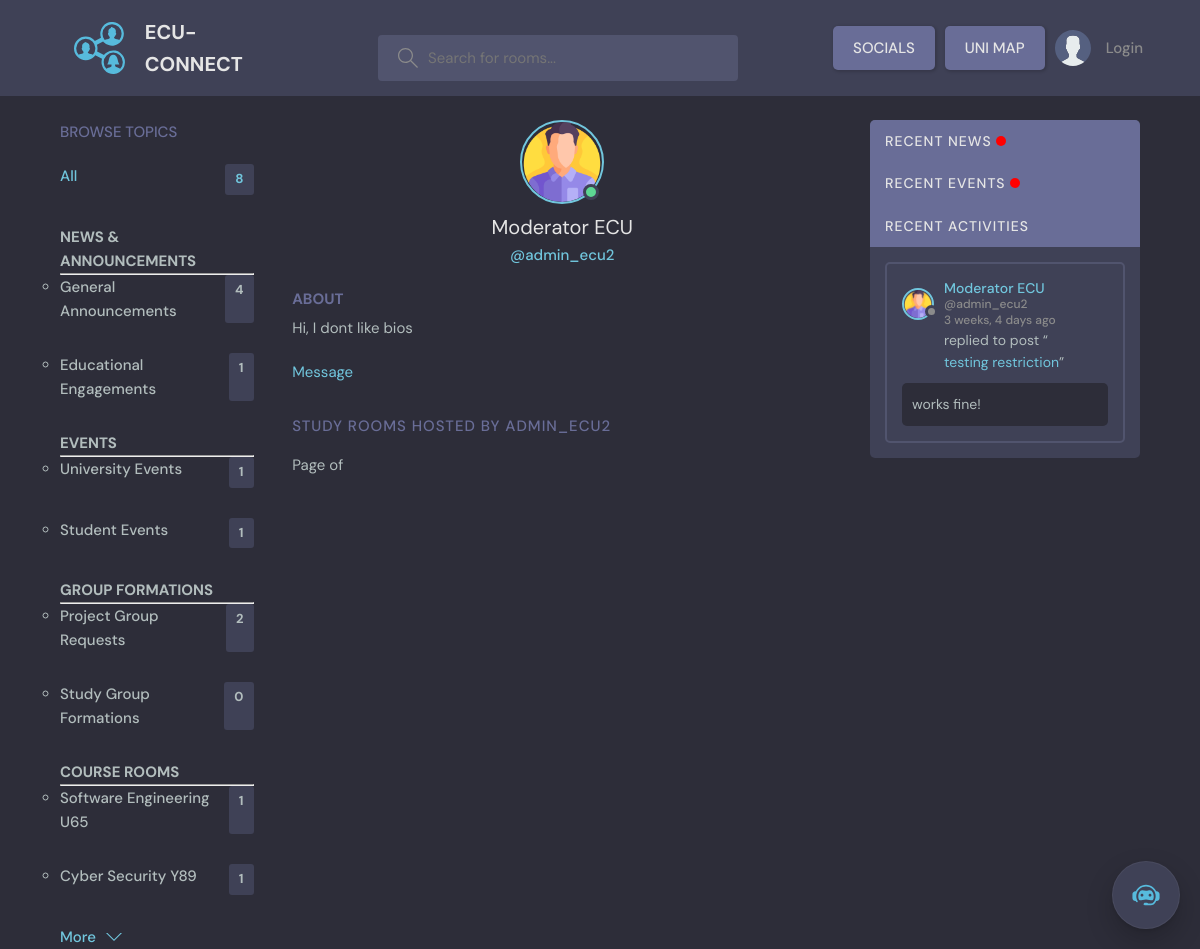
Before: /profile/2/ with the older database file.
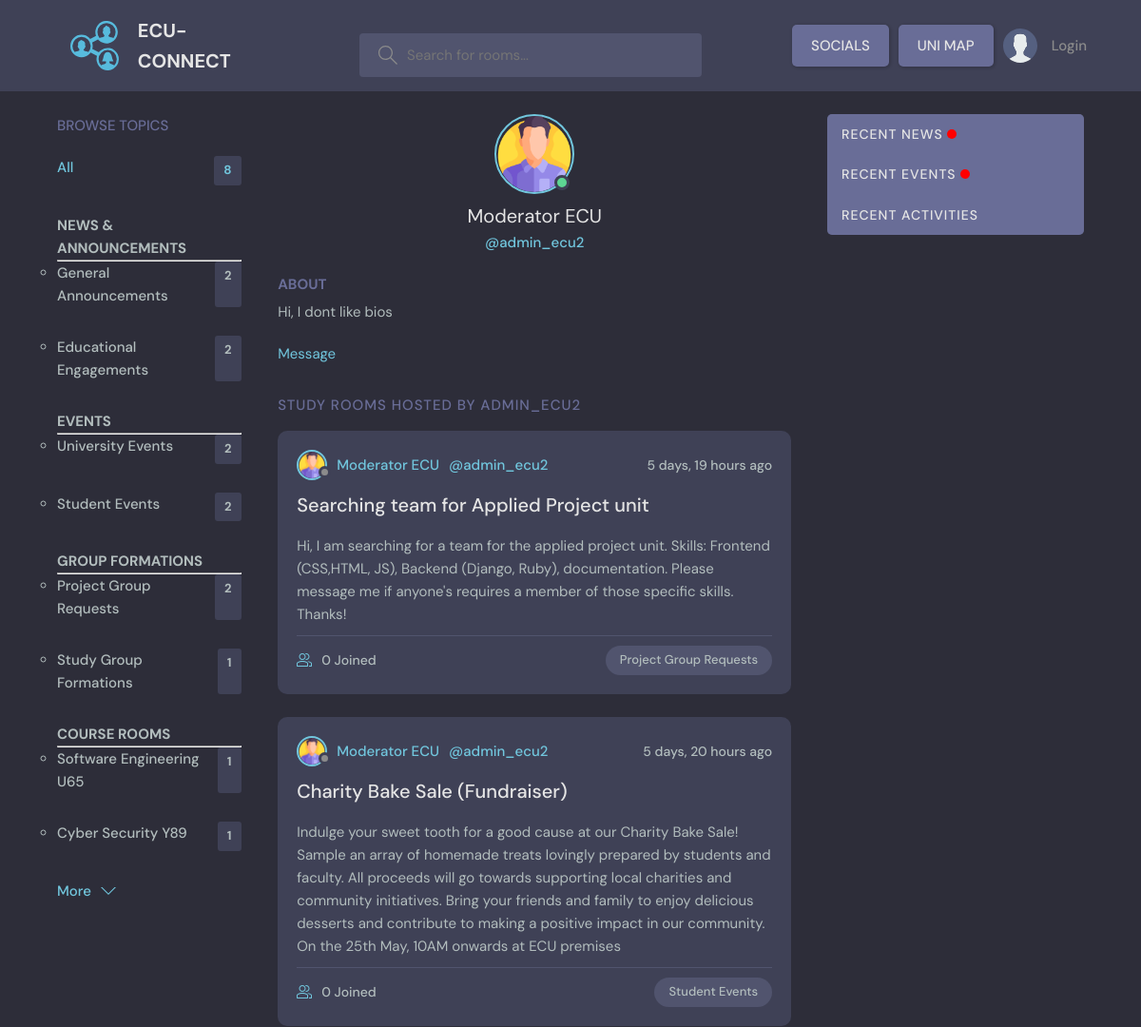
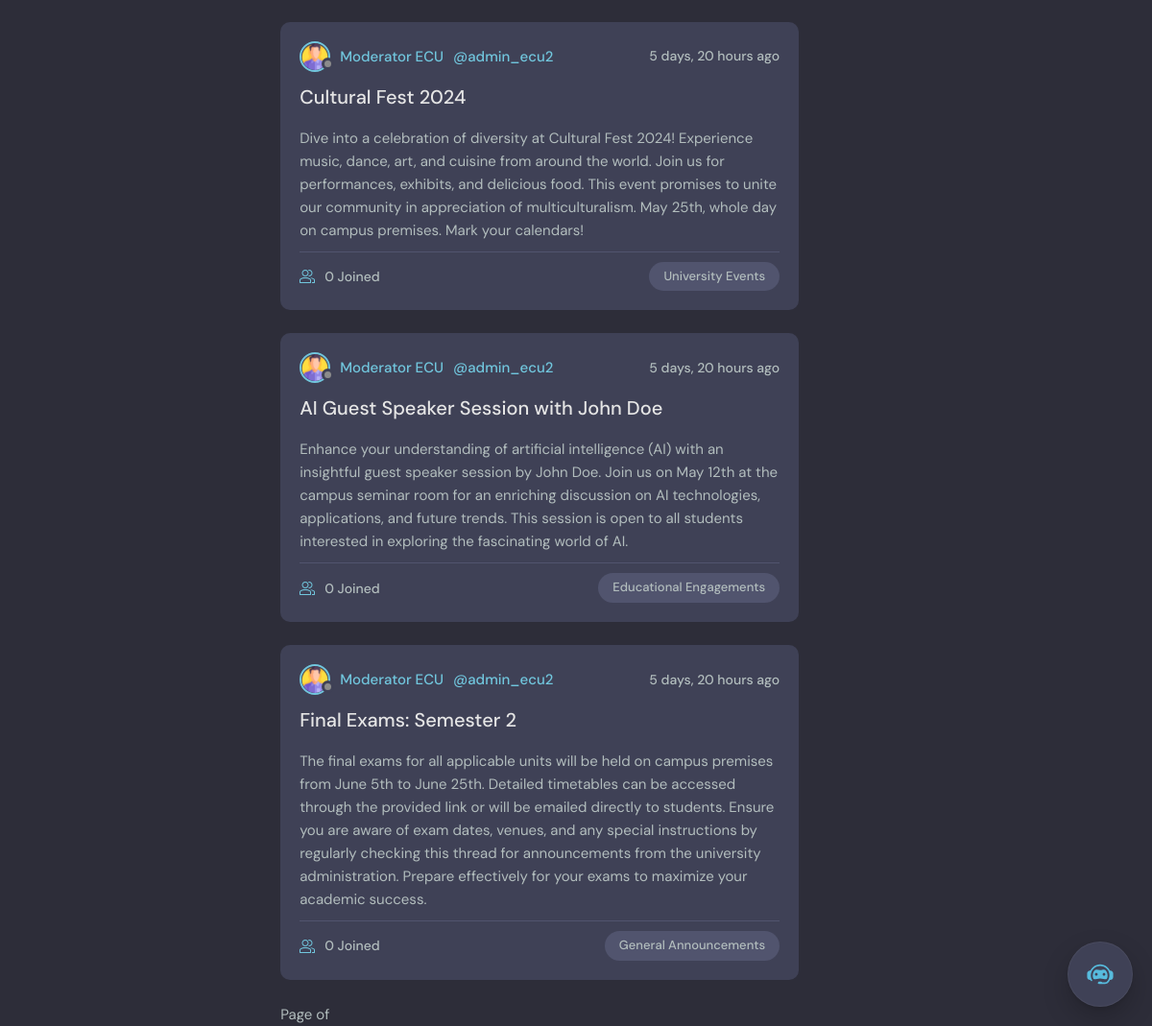
After: the same page with the newer database file (2 pictures, top to bottom).
### base/models.py (models this page shows, shortened)
class Topic(models.Model):
    name = models.CharField(max_length=200)

class Comment(models.Model):
    user = models.ForeignKey(User, on_delete=models.CASCADE)
    thread = models.ForeignKey(Thread, on_delete=models.CASCADE)
    body = models.TextField()
    updated = models.DateTimeField(auto_now= True)
    created = models.DateTimeField(auto_now_add= True)
    class Meta:
       ordering = ['-updated', '-created']

class User(AbstractUser):
    username = models.CharField(max_length=150, unique=True, null=True)
    name = models.CharField(max_length=200, null=True)
    email = models.EmailField(unique=True, null=True)
    bio = models.TextField(null=True)
    avatar = models.ImageField(null=True, default="avatar.svg")
    USERNAME_FIELD = 'email'
    REQUIRED_FIELDS = ['username']
    notifications = models.ManyToManyField(Notification, related_name='notifications', blank=True)

class Thread(models.Model):
    host = models.ForeignKey(User, on_delete = models.SET_NULL, null=True)
    topic = models.ForeignKey(Topic, on_delete = models.SET_NULL, null=True)
    name = models.CharField(max_length=200)
    description = models.TextField(null = True, blank = True)
    participants = models.ManyToManyField(User, related_name='participants', blank=True)
    updated = models.DateTimeField(auto_now= True)
    created = models.DateTimeField(auto_now_add= True)
    pinned = models.BooleanField(default=False)
    class Meta:
       ordering = ['-updated', '-created']
    def __str__(self):
        return self.name

### base/views.py (the view)
# urls.py: path('profile/<str:pk>/', views.userProfile, name="user_profile"),
def userProfile(request, pk):
    user = User.objects.get(id=pk)
    threads = user.thread_set.all()
    thread_comments = user.comment_set.all()
    topics = Topic.objects.all()
    context= {'user': user, 'threads': threads, 'thread_comments': thread_comments, 'topics': topics}
    return render(request, 'base/profile.html', context)

### base/templates/base/profile.html (shortened to what this page needs)
{% extends 'main.html' %}
{% block content %}
  <main class="profile-page layout layout--3">
    <div class="container">
      {% include 'base/topics_component.html' %}
      <div class="roomList">
        <div class="profile">
          <div class="profile__avatar">
            <div class="avatar avatar--large active">
              <img src="{{user.avatar.url}}" />
            </div>
          </div>
          <div class="profile__info">
            <h3>{{user.name}}</h3>
            <p>@{{user.username}}</p>
          </div>
          <div class="profile__about">
            <h3>About</h3>
            <p>
              {{user.bio}}
            </p>
          </div>
          {% if request.user.id != user.id %}
          <div class="profile__about">
            <a href="{% url 'chat' user.id %}">Message</a>
          </div>
          {% endif %}
        </div>
        <div class="roomList__header">
          <div>
            <h2>Study Rooms Hosted by {{user.username}}</a>
            </h2>
          </div>
        </div>
        {% include 'base/feed_component.html' %}
      </div>
      {% include 'base/activity_component.html' %}
    </div>
  </main>
{% endblock content %}

### base/templates/base/topics_component.html
        <div class="topics">
            <div class="topics__header">
              <h2>Browse Topics</h2>
            </div>
            <ul class="topics__list">
                <li>
                    <a href="{% url 'home' %}" class="active">All <span>{{topics.count}}</span></a>
                </li>
              <li>
                <h4>NEWS & ANNOUNCEMENTS</h4>
                <hr>
                <ul>
                  {% for topic in topics %}
                    {% if topic.name == "General Announcements" or topic.name == "Educational Engagements"  %}
                      <li><strong><a href="{% url 'home' %}?q={{topic.name}}">{{topic.name}}<span>{{topic.thread_set.all.count}}</span></a></strong></li>
                    {% endif %}
                  {% endfor %}
                </ul>
              </li>
              <li>
                <h4>EVENTS</h4>
                <hr>
                <ul>
                  {% for topic in topics %}
                  {% if topic.name == "University Events" or topic.name == "Student Events"  %}
                      <li><strong><a href="{% url 'home' %}?q={{topic.name}}">{{topic.name}}<span>{{topic.thread_set.all.count}}</span></a></strong></li>
                    {% endif %}
                  {% endfor %}
                </ul>
              </li>
              <li>
                <h4>GROUP FORMATIONS</h4>
                <hr>
                <ul>
                  {% for topic in topics %}
                  {% if topic.name == "Project Group Requests" or topic.name == "Study Group Formations"  %}
                      <li> <a href="{% url 'home' %}?q={{topic.name}}">{{topic.name}}<span>{{topic.thread_set.all.count}}</span></a></li>
                    {% endif %}
                  {% endfor %}
                </ul>
              </li>
              <li>
                <h4>COURSE ROOMS</h4>
                <hr>
                <ul>
                  {% for topic in topics %}
                  {% if topic.name == "Software Engineering U65" or topic.name == "Cyber Security Y89"  %}
                      <li><strong><a href="{% url 'home' %}?q={{topic.name}}">{{topic.name}}<span>{{topic.thread_set.all.count}}</span></a></strong></li>
                    {% endif %}
                  {% endfor %}
                </ul>
              </li>
            </ul>
            <a class="btn btn--link" href="topics.html">
              More
              <svg version="1.1" xmlns="http://www.w3.org/2000/svg" width="32" height="32" viewBox="0 0 32 32">
                <title>chevron-down</title>
                <path d="M16 21l-13-13h-3l16 16 16-16h-3l-13 13z"></path>
              </svg>
            </a>
          </div>

### base/templates/base/feed_component.html (shortened to what this page needs)
{% for thread in threads %}
<div class="roomListRoom">
    <div class="roomListRoom__header">
        <a href="{% url 'user_profile' thread.host.id %}" class="roomListRoom__author">
        <div class="avatar avatar--small">
            <img src="{{thread.host.avatar.url}}" />
        </div>
        <span>{{thread.host.name}}</span>
        <span>@{{thread.host.username}}</span>
        </a>
        <div class="roomListRoom__actions">
        <span>{{thread.created|timesince}} ago</span>
        </div>
    </div>
    <div class="roomListRoom__content">
        <a href="{% url 'thread' thread.id %}">{{thread.name}}</a>
        <p>
            {{ thread.description }}
        </p>
    </div>
    <div class="roomListRoom__meta">
        <a href="{% url 'thread' thread.id %}" class="roomListRoom__joined">
        {{thread.participants.all.count}} Joined
        </a>
        <p class="roomListRoom__topic">{{thread.topic.name}}</p>
    </div>
</div>
{% endfor %}
<div class="pagination">
    <span class="step-links">
        <span class="current">
            Page {{ threads.number }} of {{ threads.paginator.num_pages }}
        </span>
    </span>
</div>

### base/templates/base/activity_component.html (shortened to what this page needs)
<div class="activities">
  <div class="activities__header">
    <h2>RECENT NEWS <div class="flashing-light"></div></h2>
  </div>
    <div class="activities__header">
      <h2>RECENT EVENTS <div class="flashing-light"></div></h2>
    </div>
    <div class="activities__header">
      <h2>Recent Activities</h2>
    </div>
    {% for comment in thread_comments %}
    <div class="activities__box">
      <div class="activities__boxHeader roomListRoom__header">
        <a href="{% url 'user_profile' comment.user.id %}" class="roomListRoom__author">
          <div class="avatar avatar--small">
            <img src="{{comment.user.avatar.url}}" />
          </div>
          <p>
            {{comment.user.name}}
            <span>@{{comment.user.username}}</span>
            <span>{{comment.created|timesince}} ago</span>
          </p>
        </a>
      </div>
      <div class="activities__boxContent">
        <p>replied to post “<a href="{% url 'thread' comment.thread.id %}">{{comment.thread}}</a>”</p>
        <div class="activities__boxRoomContent">
            <p>{{comment.body}}</p>
        </div>
      </div>
    </div>
    {% endfor %}
  </div>

Changed rows visible on the page:
removed Comment: user.avatar (picture), user.name "Moderator ECU", user.username "admin_ecu2", created "3 weeks, 4 days", thread "testing restriction", body "works fine!"
computed for Topic "General Announcements": thread_set.all.count "4" → "2"
computed for Topic "Educational Engagements": thread_set.all.count "1" → "2"
computed for Topic "University Events": thread_set.all.count "1" → "2"
computed for Topic "Student Events": thread_set.all.count "1" → "2"
computed for Topic "Study Group Formations": thread_set.all.count "0" → "1"
added Thread: host.avatar (picture), host.name "Moderator ECU", host.username "admin_ecu2", created "5 days, 19 hours", name "Searching team for Applied Project unit", description "Hi, I am searching for a team for the applied project unit. Skills: Frontend (CSS,HTML, JS), Backend (Django, Ruby), documentation. Please message me if anyone's requires a member of those specific skills. Thanks!", participants.all.count "0", topic.name "Project Group Requests"
added Thread: host.avatar (picture), host.name "Moderator ECU", host.username "admin_ecu2", created "5 days, 20 hours", name "Charity Bake Sale (Fundraiser)", description "Indulge your sweet tooth for a good cause at our Charity Bake Sale! Sample an array of homemade treats lovingly prepared by students and faculty. All proceeds will go towards supporting local charities and community initiatives. Bring your friends and family to enjoy delicious desserts and contribute to making a positive impact in our community. On the 25th May, 10AM onwards at ECU premises", participants.all.count "0", topic.name "Student Events"
added Thread: host.avatar (picture), host.name "Moderator ECU", host.username "admin_ecu2", created "5 days, 20 hours", name "Cultural Fest 2024", description "Dive into a celebration of diversity at Cultural Fest 2024! Experience music, dance, art, and cuisine from around the world. Join us for performances, exhibits, and delicious food. This event promises to unite our community in appreciation of multiculturalism. May 25th, whole day on campus premises. Mark your calendars!", participants.all.count "0", topic.name "University Events"
added Thread: host.avatar (picture), host.name "Moderator ECU", host.username "admin_ecu2", created "5 days, 20 hours", name "AI Guest Speaker Session with John Doe", description "Enhance your understanding of artificial intelligence (AI) with an insightful guest speaker session by John Doe. Join us on May 12th at the campus seminar room for an enriching discussion on AI technologies, applications, and future trends. This session is open to all students interested in exploring the fascinating world of AI.", participants.all.count "0", topic.name "Educational Engagements"
added Thread: host.avatar (picture), host.name "Moderator ECU", host.username "admin_ecu2", created "5 days, 20 hours", name "Final Exams: Semester 2", description "The final exams for all applicable units will be held on campus premises from June 5th to June 25th. Detailed timetables can be accessed through the provided link or will be emailed directly to students. Ensure you are aware of exam dates, venues, and any special instructions by regularly checking this thread for announcements from the university administration. Prepare effectively for your exams to maximize your academic success.", participants.all.count "0", topic.name "General Announcements"
